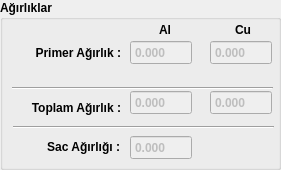
     <widget class="QGroupBox" name="groupBox_2">
      <property name="geometry">
       <rect>
        <x>490</x>
        <y>0</y>
        <width>281</width>
        <height>170</height>
       </rect>
      </property>
      <property name="font">
       <font>
        <weight>75</weight>
        <bold>true</bold>
       </font>
      </property>
      <property name="title">
       <string>Ağırlıklar</string>
      </property>
      <widget class="QLabel" name="label_28">
       <property name="geometry">
        <rect>
         <x>10</x>
         <y>45</y>
         <width>111</width>
         <height>16</height>
        </rect>
       </property>
       <property name="text">
        <string>Primer Ağırlık :</string>
       </property>
       <property name="alignment">
        <set>Qt::AlignRight|Qt::AlignTrailing|Qt::AlignVCenter</set>
       </property>
      </widget>
      <widget class="QDoubleSpinBox" name="doubleSpinBox_primeragirlik_al">
       <property name="enabled">
        <bool>false</bool>
       </property>
       <property name="geometry">
        <rect>
         <x>130</x>
         <y>40</y>
         <width>62</width>
         <height>25</height>
        </rect>
       </property>
       <property name="buttonSymbols">
        <enum>QAbstractSpinBox::NoButtons</enum>
       </property>
       <property name="decimals">
        <number>3</number>
       </property>
       <property name="maximum">
        <double>9999.989999999999782</double>
       </property>
      </widget>
      <widget class="QLabel" name="label_30">
       <property name="geometry">
        <rect>
         <x>0</x>
         <y>95</y>
         <width>121</width>
         <height>25</height>
        </rect>
       </property>
       <property name="text">
        <string>Toplam Ağırlık :</string>
       </property>
       <property name="alignment">
        <set>Qt::AlignRight|Qt::AlignTrailing|Qt::AlignVCenter</set>
       </property>
      </widget>
      <widget class="QDoubleSpinBox" name="doubleSpinBox_toplamagirlik_al">
       <property name="enabled">
        <bool>false</bool>
       </property>
       <property name="geometry">
        <rect>
         <x>130</x>
         <y>90</y>
         <width>62</width>
         <height>25</height>
        </rect>
       </property>
       <property name="buttonSymbols">
        <enum>QAbstractSpinBox::NoButtons</enum>
       </property>
       <property name="decimals">
        <number>3</number>
       </property>
       <property name="maximum">
        <double>9999.989999999999782</double>
       </property>
      </widget>
      <widget class="QLabel" name="label_74">
       <property name="geometry">
        <rect>
         <x>150</x>
         <y>20</y>
         <width>21</width>
         <height>20</height>
        </rect>
       </property>
       <property name="text">
        <string>Al</string>
       </property>
       <property name="alignment">
        <set>Qt::AlignRight|Qt::AlignTrailing|Qt::AlignVCenter</set>
       </property>
      </widget>
      <widget class="QLabel" name="label_75">
       <property name="geometry">
        <rect>
         <x>230</x>
         <y>20</y>
         <width>21</width>
         <height>20</height>
        </rect>
       </property>
       <property name="text">
        <string>Cu</string>
       </property>
       <property name="alignment">
        <set>Qt::AlignRight|Qt::AlignTrailing|Qt::AlignVCenter</set>
       </property>
      </widget>
      <widget class="QDoubleSpinBox" name="doubleSpinBox_toplamagirlik_cu">
       <property name="enabled">
        <bool>false</bool>
       </property>
       <property name="geometry">
        <rect>
         <x>210</x>
         <y>90</y>
         <width>62</width>
         <height>25</height>
        </rect>
       </property>
       <property name="buttonSymbols">
        <enum>QAbstractSpinBox::NoButtons</enum>
       </property>
       <property name="decimals">
        <number>3</number>
       </property>
       <property name="maximum">
        <double>9999.989999999999782</double>
       </property>
      </widget>
      <widget class="QDoubleSpinBox" name="doubleSpinBox_primeragirlik_cu">
       <property name="enabled">
        <bool>false</bool>
       </property>
       <property name="geometry">
        <rect>
         <x>210</x>
         <y>40</y>
         <width>62</width>
         <height>25</height>
        </rect>
       </property>
       <property name="buttonSymbols">
        <enum>QAbstractSpinBox::NoButtons</enum>
       </property>
       <property name="decimals">
        <number>3</number>
       </property>
       <property name="maximum">
        <double>9999.989999999999782</double>
       </property>
      </widget>
      <widget class="Line" name="line_8">
       <property name="geometry">
        <rect>
         <x>12</x>
         <y>80</y>
         <width>261</width>
         <height>16</height>
        </rect>
       </property>
       <property name="orientation">
        <enum>Qt::Horizontal</enum>
       </property>
      </widget>
      <widget class="QDoubleSpinBox" name="doubleSpinBox_sacagirlik">
       <property name="enabled">
        <bool>false</bool>
       </property>
       <property name="geometry">
        <rect>
         <x>130</x>
         <y>135</y>
         <width>62</width>
         <height>25</height>
        </rect>
       </property>
       <property name="buttonSymbols">
        <enum>QAbstractSpinBox::NoButtons</enum>
       </property>
       <property name="decimals">
        <number>3</number>
       </property>
       <property name="maximum">
        <double>9999.989999999999782</double>
       </property>
      </widget>
      <widget class="QLabel" name="label_53">
       <property name="geometry">
        <rect>
         <x>-1</x>
         <y>134</y>
         <width>121</width>
         <height>25</height>
        </rect>
       </property>
       <property name="text">
        <string>Sac Ağırlığı :</string>
       </property>
       <property name="alignment">
        <set>Qt::AlignRight|Qt::AlignTrailing|Qt::AlignVCenter</set>
       </property>
      </widget>
      <widget class="Line" name="line_10">
       <property name="geometry">
        <rect>
         <x>13</x>
         <y>119</y>
         <width>261</width>
         <height>16</height>
        </rect>
       </property>
       <property name="orientation">
        <enum>Qt::Horizontal</enum>
       </property>
      </widget>
     </widget>
